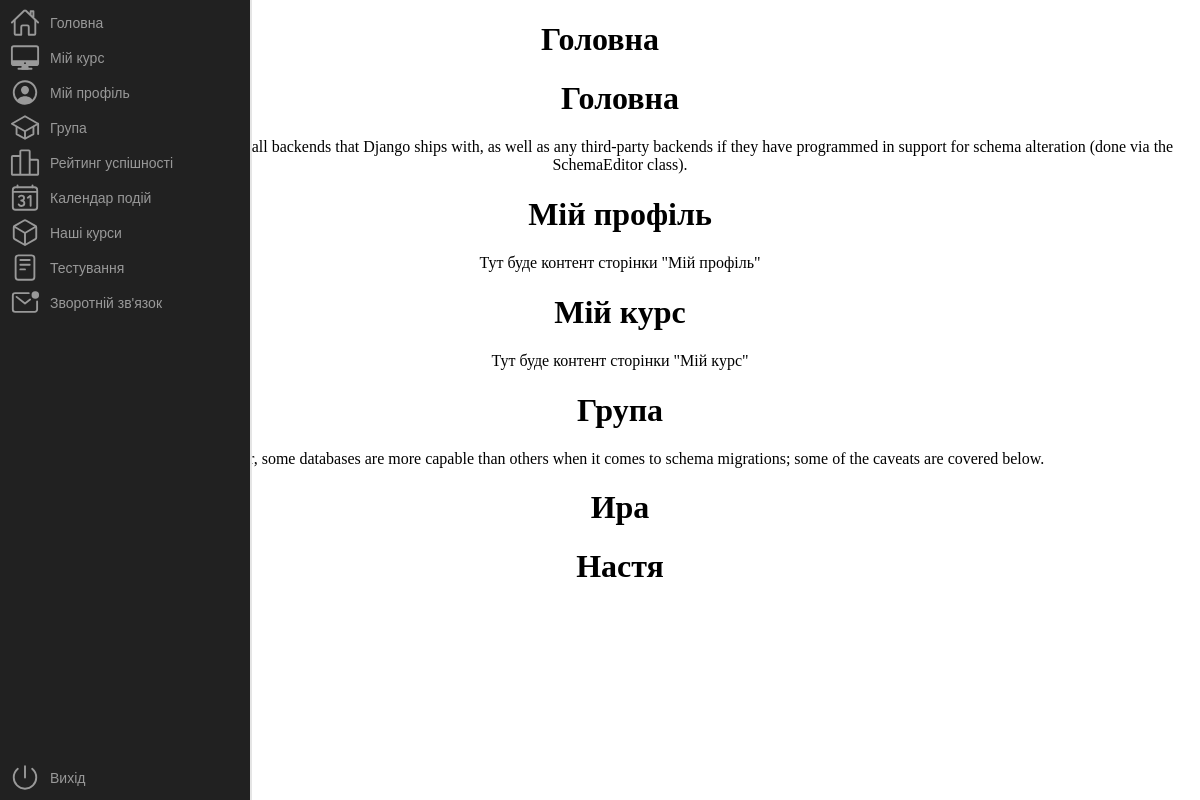
/home/, run on the app's committed database.
### AppLogikaStats/models.py (models this page shows, shortened)
class BasicData(models.Model):
    title = models.CharField(max_length=255)# определаем текстовое поле с максимальным количеством символов 255
    content = models.TextField(blank= True) # blank = True - данное поле может быть пустым
    image = models.ImageField(upload_to= "images/%Y/%m/%d/") # создаем в папке images каждый раз при добавлении новой картинки новую папку года или месяца, или дня
    time_create = models.DateTimeField(auto_now_add= True) # фиксируется дата на момент создания контента и больше это поле не меняется
    time_update = models.DateTimeField(auto_now= True) # в этом поле обновляется дата после каждого обновления информации
    is_published = models.BooleanField(default= True) #

### AppLogikaStats/views.py (the view)
# urls.py: path('home/', getHome, name= 'home'),
def getHome(request):
    data = BasicData.objects.all()
    context = {
                "h1": "Головна",
                "title": "Home",
                "data": data
            }
    return render(request, 'appLogikaStats/home.html', context= context)

### AppLogikaStats/templates/appLogikaStats/home.html
{% extends 'appLogikaStats/base.html' %}
{% block content %}
    <h1>{{h1}}</h1>
    <ul>
        {% for d in data %}
            <li>
                <h1>{{d.title}}</h1>
                <p>{{d.content}}</p>
            </li>
        {% endfor %}
    </ul>
{% endblock %}

### AppLogikaStats/templates/appLogikaStats/base.html (shortened to what this page needs)
{% load static %}
<!DOCTYPE html>
<html lang="en">
    <head>
        <link rel="stylesheet" href="{% static 'appLogikaStats/css/style.css' %}" type="text/css">
        <link rel="stylesheet" href="{% static 'appLogikaStats/css/home.css' %}" type="text/css">
    </head>
    <body>
        {% block main-menu %}
        <nav class="main-menu">
            <ul>
                <li>
                    <a href="{% url 'home' %}">
                        <ion-icon class="basic" name="home-outline"></ion-icon>
                        <span class="text">
                            Головна
                        </span>
                    </a>
                </li>
                <li>
                    <a href="{% url 'mycours' %}">
                        <ion-icon class="basic" name="desktop-outline"></ion-icon>
                        <span class="text">
                            Мій курс
                        </span>
                    </a>
                </li>
                <li>
                    <a href="{% url 'profile' %}">
                        <ion-icon class="basic" name="person-circle-outline"></ion-icon>
                        <span class="text">
                            Мій профіль
                        </span>
                    </a>
                </li>
                <li>
                    <a href="#">
                        <ion-icon class="basic" name="school-outline"></ion-icon>
                        <span class="text">
                            Група
                        </span>
                    </a>
                </li>
                <li>
                    <a href="#">
                        <ion-icon class="basic" name="podium-outline"></ion-icon>
                        <span class="text">
                            Рейтинг успішності
                        </span>
                    </a>
                </li>
                <li>
                    <a href="#">
                        <ion-icon class="basic" name="calendar-number-outline"></ion-icon>
                        <span class="text">
                            Календар подій
                        </span>
                    </a>
                </li>
                <li>
                    <a href="#">
                        <ion-icon class="basic" name="cube-outline"></ion-icon>
                        <span class="text">
                            Наші курси
                        </span>
                    </a>
                </li>
                <li>
                    <a href="#">
                        <ion-icon class="basic" name="reader-outline"></ion-icon>
                        <span class="text">
                            Тестування
                        </span>
                    </a>
                </li>
                <li>
                    <a href="#">
                        <ion-icon class="basic" name="mail-unread-outline"></ion-icon>
                        <span class="text">
                            Зворотній зв'язок
                        </span>
                    </a>
                </li>
            </ul>
            <ul class="logout">
                <li>
                    <a href="{% url 'logout' %}">
                        <ion-icon class="basic" name="power-outline"></ion-icon>
                        <span class="text">
                            Вихід
                        </span>
                    </a>
                </li>
            </ul>
        </nav>
        {% endblock main-menu %}
        {% block content %}
        {% endblock %}
    </body>
</html>

### AppLogikaStats/static/appLogikaStats/css/style.css (style rules this page uses)
.basic { position: relative; padding-left: 10px; display: table-cell; width: 30px; height: 35px; text-align: center; vertical-align: middle; font-size: 25px; }
.main-menu { background: #212121; border-right: 2px solid #e5e5e5; position: absolute; top: 0; bottom: 0; left: 0; height: 100%; width: 50px; overflow: hidden; z-index: 1000; transition: width .5s linear; }
nav ul, nav li { margin: 0; padding: 0; outline: 0; }
.main-menu ul li { position: relative; display: block; width: 250px; }
.main-menu ul li a { position: relative; display: table; border-collapse: collapse; border-spacing: 0; color: #999; font-family: arial; font-size: 14px; text-decoration: none; transition: all .2s linear; }
.text { position: relative; padding-left: 10px; display: table-cell; vertical-align: middle; width: 190px; }
.main-menu ul { list-style: none; margin: 5px 0; }
.logout { position: absolute; left: 0; bottom: 0; }
body { max-width: 100%; background: url("https://funart.pro/uploads/posts/2021-03/1617048969_52-p-oboi-krasivie-peizazhi-prirodi-56.jpg"); background-size: 120% auto; }

### AppLogikaStats/static/appLogikaStats/css/home.css (style rules this page uses)
h1, p { text-align: center; }

### data on the page
BasicData: title "Головна", content "Migrations are supported on all backends that Django ships with, as well as any third-party backends if they have programmed in support for schema alteration (done via the SchemaEditor class)."
BasicData: title "Мій профіль", content "Тут буде контент сторінки \"Мій профіль\""
BasicData: title "Мій курс", content "Тут буде контент сторінки \"Мій курс\""
BasicData: title "Група", content "However, some databases are more capable than others when it comes to schema migrations; some of the caveats are covered below."
BasicData: title "Ира"
BasicData: title "Настя"
